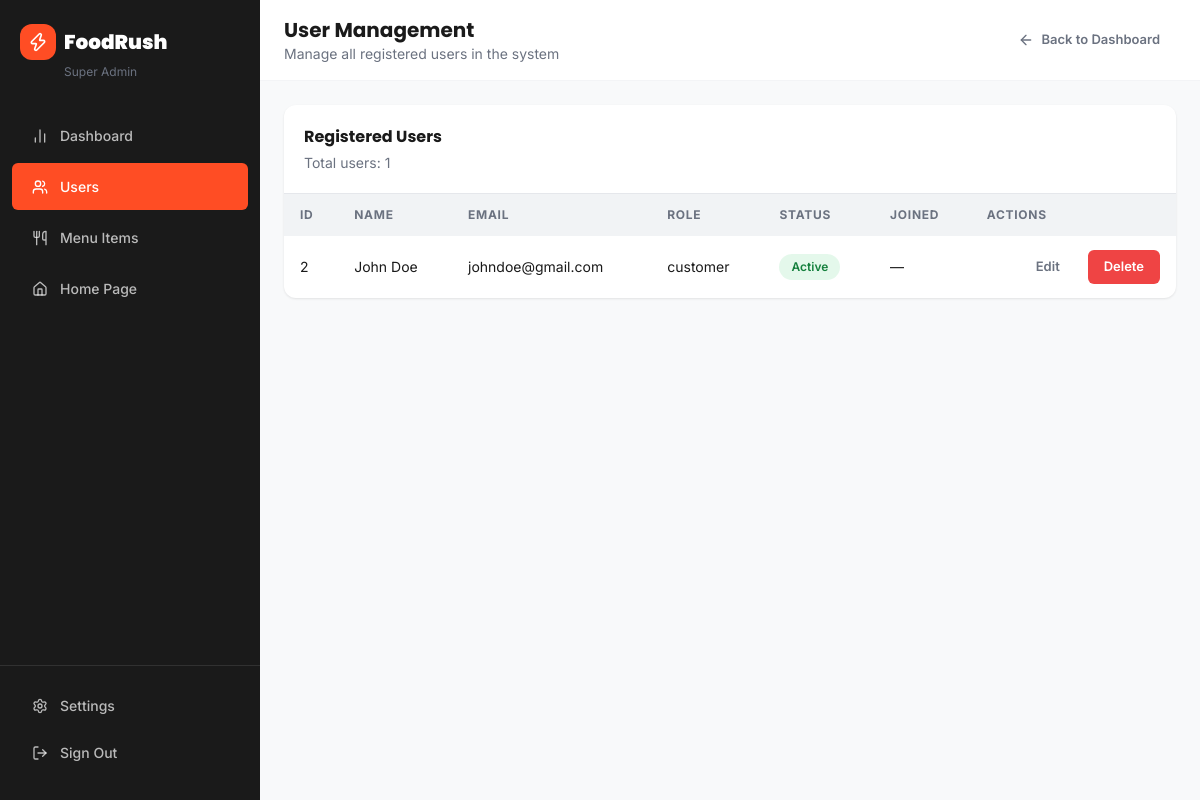
/admin/users.php, run on the app's committed database.
### tables this page shows
CREATE TABLE USERS (
    ID INT AUTO_INCREMENT PRIMARY KEY,
    FULL_NAME VARCHAR(100) NOT NULL,
    EMAIL VARCHAR(100) UNIQUE NOT NULL,
    PASSWORD VARCHAR(255) NOT NULL,
    PHONE_NUMBER VARCHAR(20) DEFAULT NULL,
    DATE_OF_BIRTH DATE DEFAULT NULL,
    AVATAR_URL VARCHAR(255) DEFAULT NULL,
    ROLE ENUM('customer', 'admin') DEFAULT 'customer',
    CREATED_AT TIMESTAMP DEFAULT CURRENT_TIMESTAMP,
    UPDATED_AT TIMESTAMP DEFAULT CURRENT_TIMESTAMP ON UPDATE CURRENT_TIMESTAMP
);

### admin/users.php (the view, shortened to what this page needs)
<?php
include_once '../includes/db-connect.php';
$users = [];
$result = $conn->query("SELECT id, full_name, email, role FROM users WHERE role = 'customer' ORDER BY id DESC");
if ($result) {
    while ($row = $result->fetch_assoc()) {
        $users[] = $row;
    }
}
?>
<!DOCTYPE html>
<html lang="en">
<head>
  <script src="https://cdn.tailwindcss.com"></script>
  <link rel="stylesheet" href="../assets/css/custom.css" />
</head>
<body class="bg-[#F8F9FA]">
<div class="flex min-h-screen">
  <aside class="sidebar hidden md:flex flex-col py-6 flex-shrink-0">
    <div class="px-5 mb-8">
      <div class="flex items-center gap-2">
        <div class="w-9 h-9 bg-primary rounded-xl flex items-center justify-center"><i data-lucide="zap" class="text-white w-5 h-5"></i></div>
        <span class="font-heading font-black text-xl text-white">FoodRush</span>
      </div>
      <div class="text-xs text-gray-500 mt-1 ml-11">Super Admin</div>
    </div>
    <nav class="flex-1 px-3 space-y-1">
      <a href="admin-panel.php" class="sidebar-link"><i data-lucide="bar-chart-2" class="w-4 h-4"></i> Dashboard</a>
      <a href="users.php" class="sidebar-link active"><i data-lucide="users" class="w-4 h-4"></i> Users</a>
      <a href="../merchant/menu-manager.php" class="sidebar-link"><i data-lucide="utensils" class="w-4 h-4"></i> Menu Items</a>
      <a href="../index.html" class="sidebar-link"><i data-lucide="home" class="w-4 h-4"></i> Home Page</a>
    </nav>
    <div class="px-3 mt-auto pt-4 border-t border-white/10">
      <div class="sidebar-link cursor-pointer"><i data-lucide="settings" class="w-4 h-4"></i> Settings</div>
      <a href="../auth.html" class="sidebar-link"><i data-lucide="log-out" class="w-4 h-4"></i> Sign Out</a>
    </div>
  </aside>
  <div class="flex-1 overflow-auto">
    <header class="bg-white border-b border-gray-100 px-6 py-4 flex items-center justify-between sticky top-0 z-30">
      <div>
        <h1 class="font-heading font-bold text-xl">User Management</h1>
        <p class="text-sm text-gray-500">Manage all registered users in the system</p>
      </div>
      <a href="admin-panel.php" class="btn btn-ghost btn-sm flex items-center gap-2"><i data-lucide="arrow-left" class="w-4 h-4"></i> Back to Dashboard</a>
    </header>
    <div class="p-6">
      <div class="card overflow-hidden">
        <div class="p-5 border-b flex items-center justify-between">
          <div>
            <h2 class="font-heading font-bold text-base">Registered Users</h2>
            <p class="text-sm text-gray-500 mt-1">Total users: <?php echo number_format(count($users)); ?></p>
          </div>
        </div>
        <div class="overflow-x-auto">
          <table class="data-table w-full">
            <thead>
              <tr>
                <th>ID</th>
                <th>Name</th>
                <th>Email</th>
                <th>Role</th>
                <th>Status</th>
                <th>Joined</th>
                <th>Actions</th>
              </tr>
            </thead>
            <tbody>
              <?php if (count($users) > 0): ?>
                <?php foreach ($users as $user): ?>
                  <tr>
                    <td><?php echo htmlspecialchars($user['id']); ?></td>
                    <td><?php echo htmlspecialchars($user['full_name']); ?></td>
                    <td><?php echo htmlspecialchars($user['email']); ?></td>
                    <td><?php echo htmlspecialchars($user['role']); ?></td>
                    <td><span class="pill pill-completed">Active</span></td>
                    <td>—</td>
                    <td class="text-right">
                      <a href="users.php?edit_id=<?php echo htmlspecialchars($user['id']); ?>" class="btn btn-ghost btn-sm mr-2">Edit</a>
                      <form method="post" action="users.php" class="inline-block" onsubmit="return confirm('Delete this customer account?');">
                        <button type="submit" class="btn btn-danger btn-sm">Delete</button>
                      </form>
                    </td>
                  </tr>
                <?php endforeach; ?>
              <?php else: ?>
                <tr><td colspan="7" class="text-center py-10 text-gray-400">No users found.</td></tr>
              <?php endif; ?>
            </tbody>
          </table>
        </div>
      </div>
    </div>
  </div>
</div>
</body>
</html>

### assets/css/custom.css (style rules this page uses)
:root { --primary: #FF4D24; --primary-light: #FF6B4A; --primary-dark: #E03D18; --primary-alpha: rgba(255, 77, 36, 0.12); --secondary: #1A1A1A; --background: #F8F9FA; --surface: #FFFFFF; --surface-2: #F1F3F5; --text-primary: #1A1A1A; --text-secondary: #6B7280; --text-muted: #9CA3AF; --border: #E5E7EB; --success: #22C55E; --warning: #F59E0B; --danger: #EF4444; --info: #3B82F6; --radius-sm: 6px; --radius: 12px; --radius-lg: 20px; --radius-xl: 28px; --shadow-sm: 0 1px 3px rgba(0,0,0,.06), 0 1px 2px rgba(0,0,0,.04); --shadow: 0 4px 12px rgba(0,0,0,.08); --shadow-md: 0 8px 24px rgba(0,0,0,.10); --shadow-lg: 0 16px 48px rgba(0,0,0,.14); --shadow-primary: 0 8px 24px rgba(255,77,36,.30); }
*, *::before, *::after { box-sizing: border-box; margin: 0; padding: 0; }
html { scroll-behavior: smooth; -webkit-text-size-adjust: 100%; }
body { font-family: 'Inter', sans-serif; background-color: var(--background); color: var(--text-primary); line-height: 1.6; -webkit-font-smoothing: antialiased; }
h1,h2,h3,h4,h5,h6 { font-family: 'Poppins', sans-serif; }
a { text-decoration: none; color: inherit; }
.card { background: var(--surface); border-radius: var(--radius); box-shadow: var(--shadow-sm); transition: box-shadow .25s ease, transform .25s ease; }
.btn { display: inline-flex; align-items: center; justify-content: center; gap: 8px; font-family: 'Inter', sans-serif; font-weight: 600; font-size: 14px; padding: 10px 22px; border-radius: var(--radius); border: none; cursor: pointer; transition: all .2s ease; white-space: nowrap; outline: none; }
.btn-ghost { background: transparent; color: var(--text-secondary); }
.btn-sm { padding: 7px 16px; font-size: 13px; border-radius: var(--radius-sm); }
.sidebar { width: 260px; background: var(--secondary); color: rgba(255,255,255,.85); display: flex; flex-direction: column; gap: 0; flex-shrink: 0; }
.sidebar-link { display: flex; align-items: center; gap: 12px; padding: 13px 20px; font-size: 14px; font-weight: 500; border-radius: var(--radius-sm); transition: all .2s; cursor: pointer; border: none; background: transparent; color: rgba(255,255,255,.7); width: 100%; text-align: left; }
.sidebar-link.active { background: var(--primary); color: #fff; }
.data-table { width: 100%; border-collapse: collapse; }
.data-table thead th { background: var(--surface-2); padding: 12px 16px; text-align: left; font-size: 12px; font-weight: 700; letter-spacing: .06em; text-transform: uppercase; color: var(--text-secondary); }
.data-table tbody td { padding: 14px 16px; border-bottom: 1px solid var(--border); font-size: 14px; }
.data-table tbody tr:last-child td { border-bottom: none; }
.pill { display: inline-flex; align-items: center; padding: 4px 12px; border-radius: 99px; font-size: 12px; font-weight: 600; gap: 5px; }
.pill-completed { background: rgba(34,197,94,.12); color: #15803D; }
.btn-danger { background: #EF4444; color: #fff; }

### data on the page
users: ID "2", FULL_NAME "John Doe", EMAIL "johndoe@gmail.com", ROLE "customer"

### other printed values
count($users) "1"
